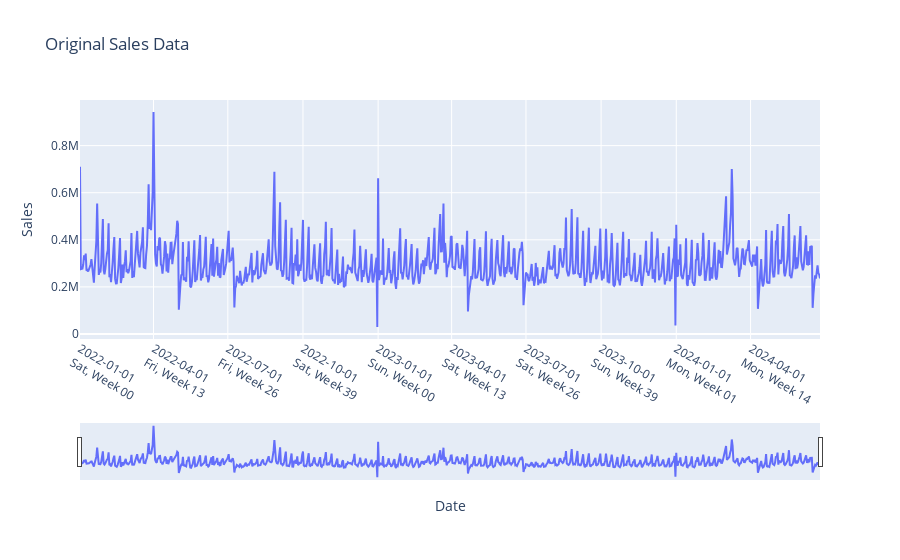
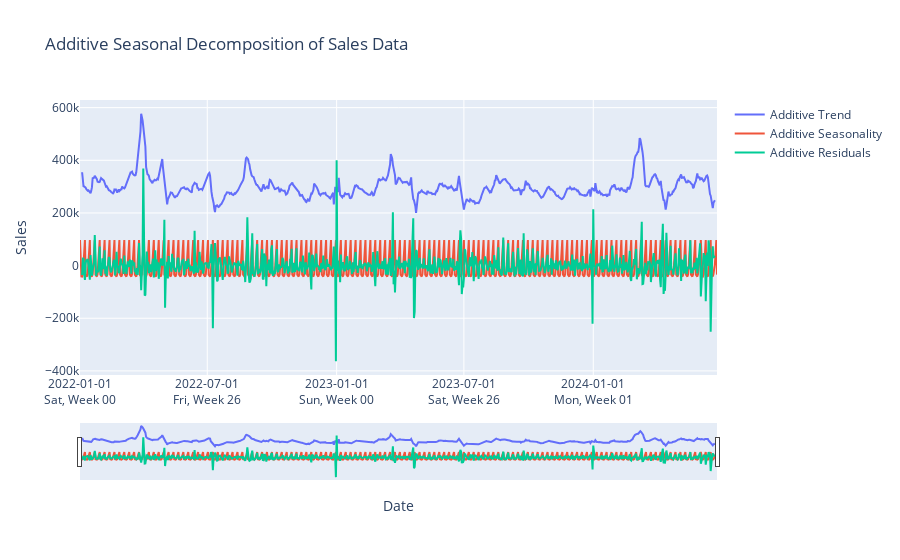
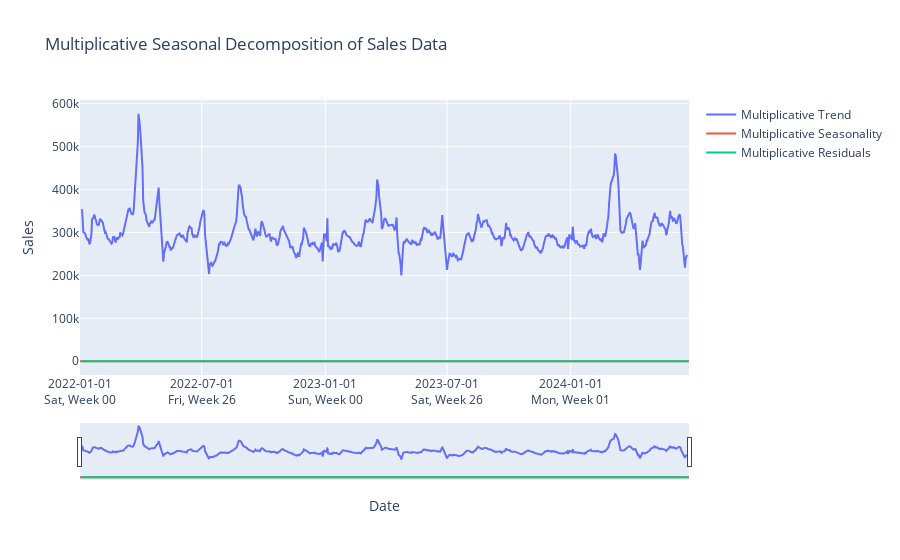

The notebook cell these images were saved under, in order:
### Markdown cell above
Decomposition of Time series to identify Seasonality, Trend and Residuals.

### Code cell
import pandas as pd
import matplotlib.pyplot as plt
from statsmodels.tsa.seasonal import seasonal_decompose
import plotly.graph_objects as go


# Perform both additive and multiplicative decompositions
decomposition_additive = seasonal_decompose(sales_data, model='additive', period=7)
decomposition_multiplicative = seasonal_decompose(sales_data, model='multiplicative', period=7)

# Create separate figures for each decomposition and original data
fig_additive = go.Figure()
fig_multiplicative = go.Figure()
fig_original = go.Figure()

# Additive Decomposition
fig_additive.add_trace(go.Scatter(x=sales_data.index, y=decomposition_additive.trend, mode='lines', name='Additive Trend'))
fig_additive.add_trace(go.Scatter(x=sales_data.index, y=decomposition_additive.seasonal, mode='lines', name='Additive Seasonality'))
fig_additive.add_trace(go.Scatter(x=sales_data.index, y=decomposition_additive.resid, mode='lines', name='Additive Residuals'))
fig_additive.update_layout(title='Additive Seasonal Decomposition of Sales Data', xaxis_title='Date', yaxis_title='Sales', xaxis_rangeslider_visible=True)

# Multiplicative Decomposition
fig_multiplicative.add_trace(go.Scatter(x=sales_data.index, y=decomposition_multiplicative.trend, mode='lines', name='Multiplicative Trend'))
fig_multiplicative.add_trace(go.Scatter(x=sales_data.index, y=decomposition_multiplicative.seasonal, mode='lines', name='Multiplicative Seasonality'))
fig_multiplicative.add_trace(go.Scatter(x=sales_data.index, y=decomposition_multiplicative.resid, mode='lines', name='Multiplicative Residuals'))
fig_multiplicative.update_layout(title='Multiplicative Seasonal Decomposition of Sales Data', xaxis_title='Date', yaxis_title='Sales', xaxis_rangeslider_visible=True)

# Original Sales data
fig_original.add_trace(go.Scatter(x=sales_data.index, y=sales_data.values, mode='lines', name='Original'))
fig_original.update_layout(title='Original Sales Data', xaxis_title='Date', yaxis_title='Sales', xaxis_rangeslider_visible=True)

# Update x-axis tick format to include week number
fig_additive.update_xaxes(
    tickformat='%Y-%m-%d<br>%a, Week %W'
)
fig_multiplicative.update_xaxes(
    tickformat='%Y-%m-%d<br>%a, Week %W'
)
fig_original.update_xaxes(
    tickformat='%Y-%m-%d<br>%a, Week %W'
)

# Show all three figures
fig_original.show()
fig_additive.show()
fig_multiplicative.show()

### Figure 1 — Plotly figure (JSON) as saved in the notebook; plotly's stock layout.template omitted (floating-point values rounded to 4 significant figures; data arrays with more than 128 entries replaced by an {"elided": "..."} marker saying what was removed)
{"data": [{"mode": "lines", "name": "Original", "type": "scatter", "x": {"elided": "905 str values"}, "y": {"elided": "905 float values"}}], "layout": {"title": {"text": "Original Sales Data"}, "xaxis": {"rangeslider": {"visible": true}, "tickformat": "%Y-%m-%d<br>%a, Week %W", "title": {"text": "Date"}}, "yaxis": {"title": {"text": "Sales"}}}}

### Figure 2 — Plotly figure (JSON) as saved in the notebook; plotly's stock layout.template omitted (floating-point values rounded to 4 significant figures; data arrays with more than 128 entries replaced by an {"elided": "..."} marker saying what was removed)
{"data": [{"mode": "lines", "name": "Additive Trend", "type": "scatter", "x": {"elided": "905 str values"}, "y": {"elided": "905 float values"}}, {"mode": "lines", "name": "Additive Seasonality", "type": "scatter", "x": {"elided": "905 str values"}, "y": {"elided": "905 float values"}}, {"mode": "lines", "name": "Additive Residuals", "type": "scatter", "x": {"elided": "905 str values"}, "y": {"elided": "905 float values"}}], "layout": {"title": {"text": "Additive Seasonal Decomposition of Sales Data"}, "xaxis": {"rangeslider": {"visible": true}, "tickformat": "%Y-%m-%d<br>%a, Week %W", "title": {"text": "Date"}}, "yaxis": {"title": {"text": "Sales"}}}}

### Figure 3 — Plotly figure (JSON) as saved in the notebook; plotly's stock layout.template omitted (floating-point values rounded to 4 significant figures; data arrays with more than 128 entries replaced by an {"elided": "..."} marker saying what was removed)
{"data": [{"mode": "lines", "name": "Multiplicative Trend", "type": "scatter", "x": {"elided": "905 str values"}, "y": {"elided": "905 float values"}}, {"mode": "lines", "name": "Multiplicative Seasonality", "type": "scatter", "x": {"elided": "905 str values"}, "y": {"elided": "905 float values"}}, {"mode": "lines", "name": "Multiplicative Residuals", "type": "scatter", "x": {"elided": "905 str values"}, "y": {"elided": "905 float values"}}], "layout": {"title": {"text": "Multiplicative Seasonal Decomposition of Sales Data"}, "xaxis": {"rangeslider": {"visible": true}, "tickformat": "%Y-%m-%d<br>%a, Week %W", "title": {"text": "Date"}}, "yaxis": {"title": {"text": "Sales"}}}}
